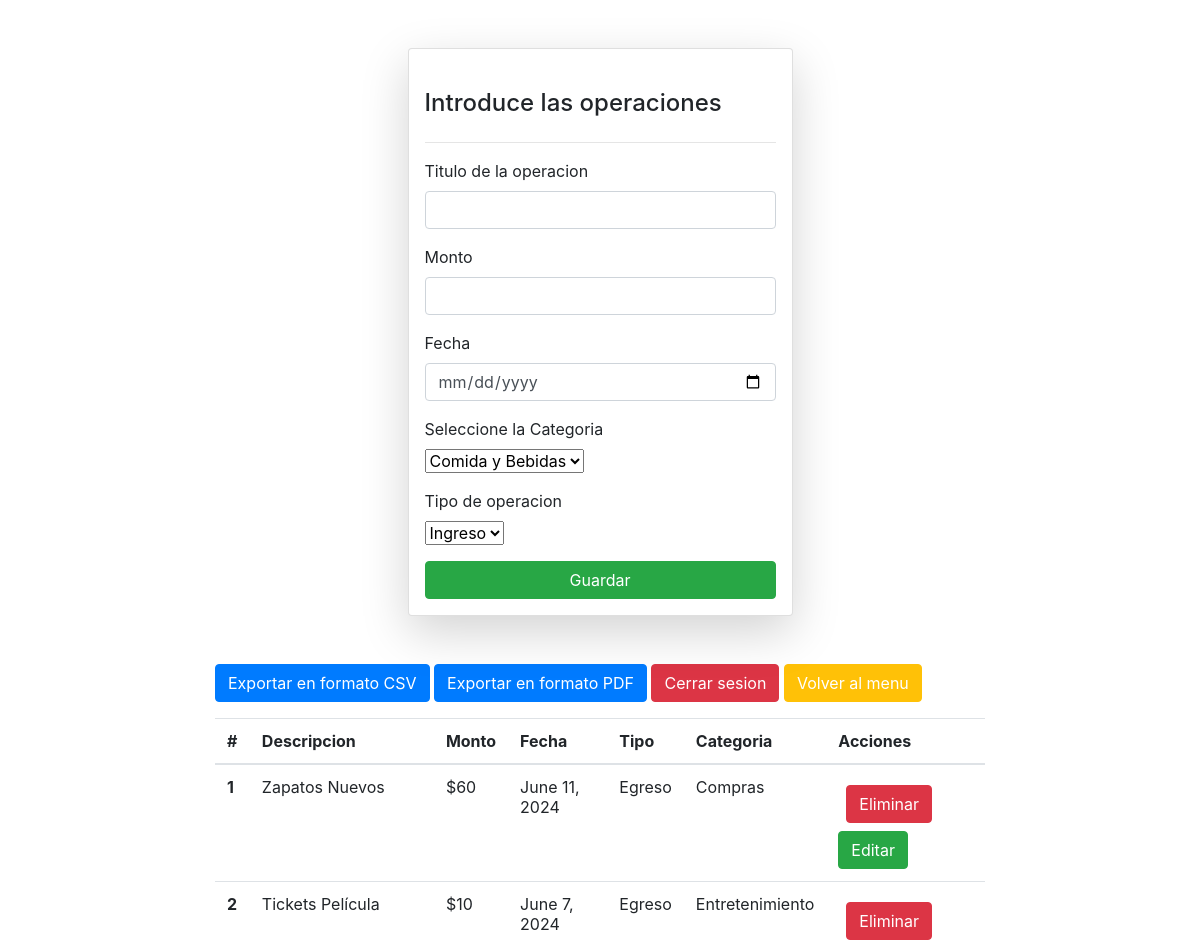
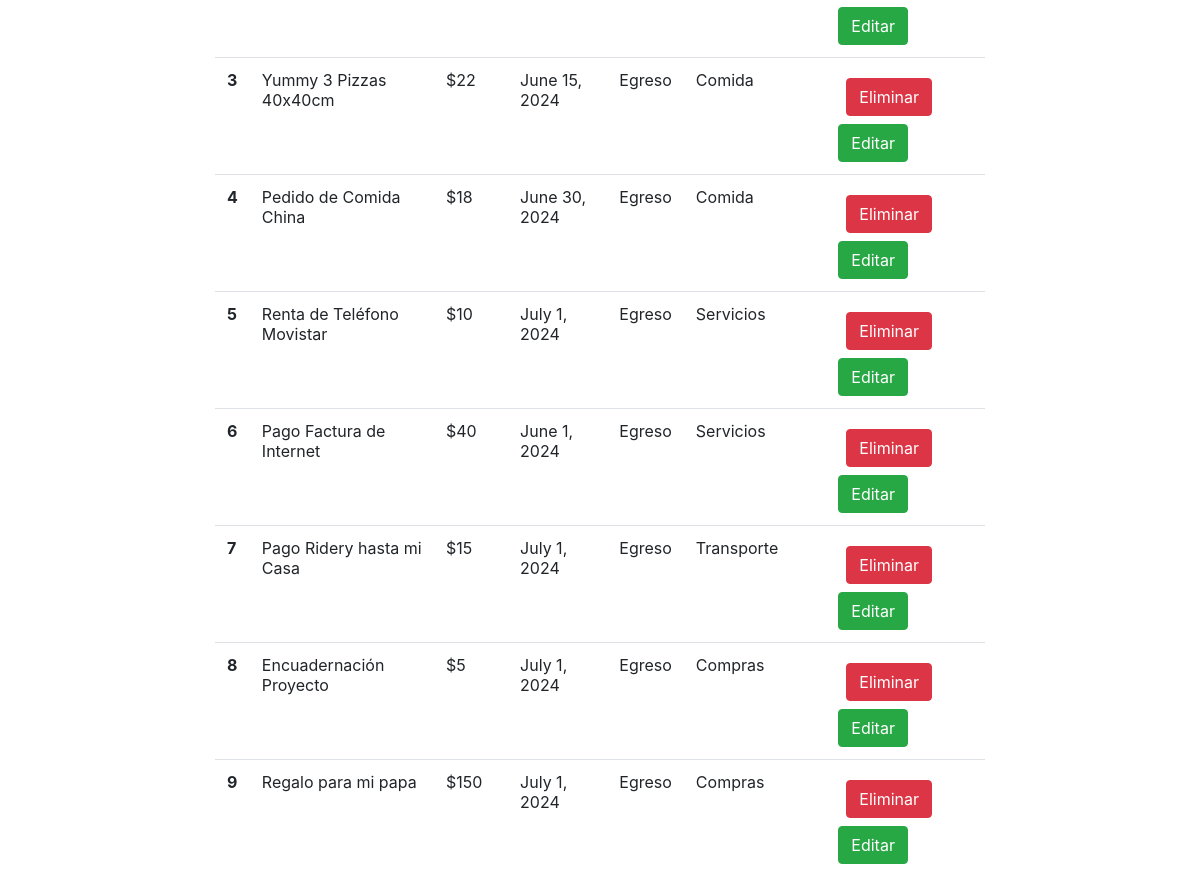
The app's page /expenses/ (signed in) with its own data (2 pictures, top to bottom).
### home/models.py (models this page shows)
class Expense(models.Model):
    user = models.ForeignKey(User, default=1, on_delete=models.CASCADE)
    name = models.CharField(max_length=100, default='something')
    type = models.CharField(max_length=10, choices=ADD_OP_CHOICES, default='Egreso')
    qty = models.IntegerField(default=0)
    date = models.DateField(default=now)
    category = models.CharField(max_length=20, choices=SELECT_CATEGORY_CHOICES, default='Comida')

### home/views.py (the view, shortened to what this page needs)
# urls.py: path('expenses/', views.expenses, name='expenses'),
@login_required(login_url='/login/')
def expenses(request):
	queryset = Expense.objects.all()
	if request.GET.get('search'):
		queryset = queryset.filter(
			name__icontains=request.GET.get('search'))
	EXPENSE_TYPES = [type[0] for type in ADD_OP_CHOICES]  # Extract type values
	type_totals = {
		type: sum(expense.qty for expense in queryset if expense.type == type)
		 for type in EXPENSE_TYPES
	}
	total_sum = sum(type_totals.values())
	context = {'expenses': queryset, 'type_totals': type_totals, 'total_sum': total_sum}
	return render(request, 'expenses.html', context)

### home/templates/expenses.html (shortened to what this page needs)
{% load static %}
{% block start %}
<link href="https://maxcdn.bootstrapcdn.com/bootstrap/4.5.2/css/bootstrap.min.css" rel="stylesheet">
<div class="container mt-5 col-8">
	<form id="opform" class="col-6 mx-auto card p-3 shadow-lg" method="post" enctype="multipart/form-data">
		<br>
		<h4> Introduce las operaciones</h4>
		<hr>
		<div class="form-group">
		<label for="category">Titulo de la operacion </label>
		<input type="text" name="name" class="form-control"required>
		</div>
		<div class="form-group">
		<label for="amount">Monto</label>
		<input name="qty" type="number" class="form-control"required>
		</div>
		<div class="form-group">
			<label for="date">Fecha</label>
			<input type="date" name="date" class="form-control"  required>
		</div>
		<div class="form-group">
			<label >Seleccione la Categoria</label><br>
			<select class="category" name="category" required>
		  	<option value="Comida">Comida y Bebidas</option>
			</select><br>
		</div>
		<div class="form-group">
			<label >Tipo de operacion</label><br>
			<select name="type" required>
		  	<option value="Ingreso">Ingreso</option>
			</select><br>
		</div>
		<button type="submit" class="btn btn-success">Guardar</button>
	</form>
	<div class="class mt-5">
		<form  action="">
		<button class="btn btn-primary"> <a class="ok" href="{% url 'csv' %}">Exportar en formato CSV </a></button>
		<button class="btn btn-primary"> <a class="ok" href="{% url 'pdf' %}">Exportar en formato PDF </a></button>
		<button class="btn btn-danger"> <a class="ok" href="{% url 'logout' %}">Cerrar sesion </a></button>
		<button class="btn btn-warning"> <a class="ok" href="{% url 'home' %}">Volver al menu</a></button>
		</form>
		<table class="table mt-8">
			<thead>
				<tr>
					<th scope="col"># </th>
					<th scope="col">Descripcion</th>
					<th scope="col">Monto </th>
					<th scope="col">Fecha </th>
					<th scope="col">Tipo </th>
					<th scope="col">Categoria </th>
					<th scope="col">Acciones</th>
				</tr>
			</thead>
			<tbody>
				{% for expense in expenses %}
				<tr>
					<th scope="row">{{forloop.counter}}</th>
					<td>{{expense.name}}</td>
					<td>${{expense.qty}}</td>
					<td>{{expense.date}}</td>
					<td>{{expense.type}}</td>
					<td>{{expense.category}}</td>
					<td>
						<a href="/delete_expense/{{expense.id }}" class="btn btn-danger m-2">Eliminar </a>
						<a href="/update_expense/{{expense.id }}" class="btn btn-success">Editar </a>
					</td>
				</tr>
				{% endfor %}
			</tbody>
		</table>
	</div>
{% endblock %}

### home/templates/expenses.html (style rules this page uses)
.ok { color: white; text-decoration: none; }

### records on screen
Expense: name "Zapatos Nuevos", qty "60", date "June 11, 2024", type "Egreso", category "Compras"
Expense: name "Tickets Película", qty "10", date "June 7, 2024", type "Egreso", category "Entretenimiento"
Expense: name "Yummy 3 Pizzas 40x40cm", qty "22", date "June 15, 2024", type "Egreso", category "Comida"
Expense: name "Pedido de Comida China", qty "18", date "June 30, 2024", type "Egreso", category "Comida"
Expense: name "Renta de Teléfono Movistar", qty "10", date "July 1, 2024", type "Egreso", category "Servicios"
Expense: name "Pago Factura de Internet", qty "40", date "June 1, 2024", type "Egreso", category "Servicios"
Expense: name "Pago Ridery hasta mi Casa", qty "15", date "July 1, 2024", type "Egreso", category "Transporte"
Expense: name "Encuadernación Proyecto", qty "5", date "July 1, 2024", type "Egreso", category "Compras"
Expense: name "Regalo para mi papa", qty "150", date "July 1, 2024", type "Egreso", category "Compras"
